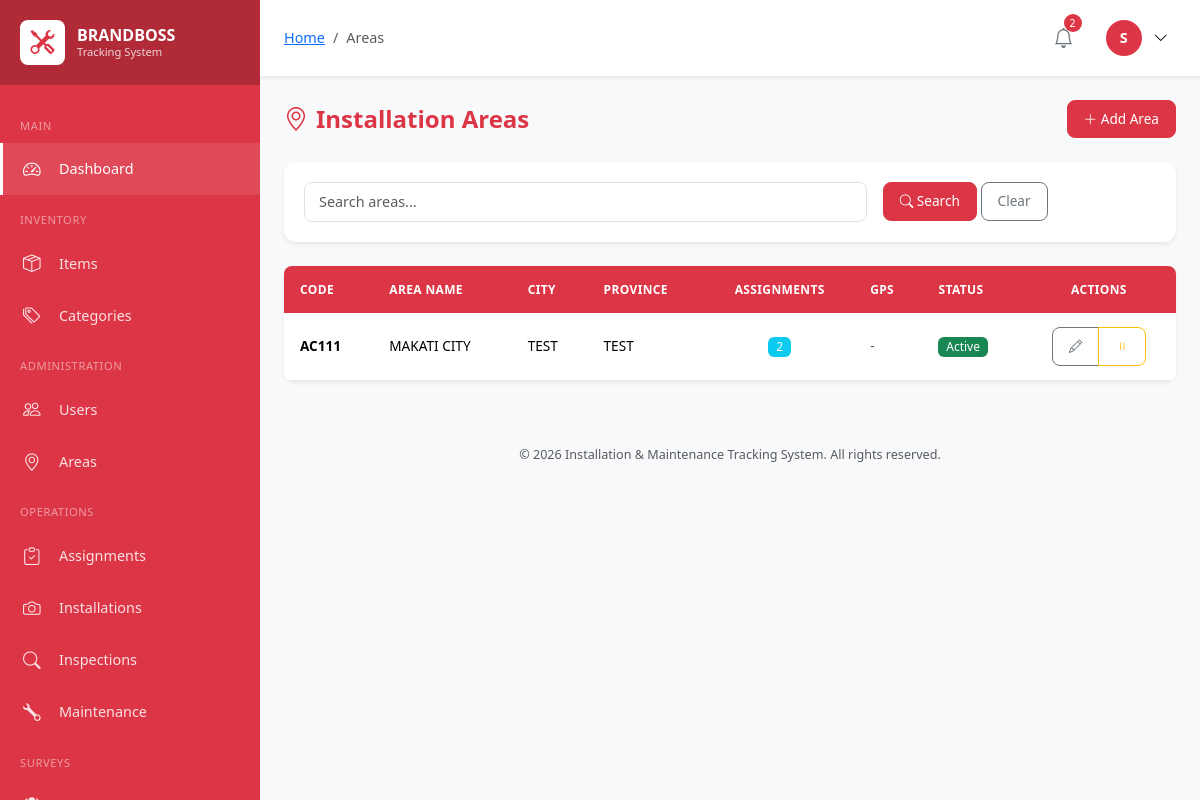
Page /modules/areas/index.php (signed in) on the committed database.
### tables this page shows
CREATE TABLE `users` (
  `id` int(10) UNSIGNED NOT NULL,
  `employee_id` varchar(50) NOT NULL,
  `username` varchar(100) NOT NULL,
  `password` varchar(255) NOT NULL,
  `email` varchar(150) NOT NULL,
  `full_name` varchar(200) NOT NULL,
  `phone` varchar(20) DEFAULT NULL,
  `role` enum('super_admin','user_1','user_2','user_3','user_4') NOT NULL,
  `profile_image` varchar(255) DEFAULT NULL,
  `status` enum('active','inactive','suspended') DEFAULT 'active',
  `last_login` datetime DEFAULT NULL,
  `created_by` int(10) UNSIGNED DEFAULT NULL,
  `created_at` timestamp NOT NULL DEFAULT current_timestamp(),
  `updated_at` timestamp NOT NULL DEFAULT current_timestamp() ON UPDATE current_timestamp()
);

CREATE TABLE `installation_areas` (
  `id` int(10) UNSIGNED NOT NULL,
  `area_code` varchar(50) NOT NULL,
  `area_name` varchar(200) NOT NULL,
  `address` text DEFAULT NULL,
  `city` varchar(100) DEFAULT NULL,
  `province` varchar(100) DEFAULT NULL,
  `region` varchar(100) DEFAULT NULL,
  `latitude` decimal(10,8) DEFAULT NULL,
  `longitude` decimal(11,8) DEFAULT NULL,
  `status` enum('active','inactive') DEFAULT 'active',
  `created_at` timestamp NOT NULL DEFAULT current_timestamp(),
  `updated_at` timestamp NOT NULL DEFAULT current_timestamp() ON UPDATE current_timestamp()
);

### modules/areas/index.php (the view, shortened to what the rows shown need)
<?php
require_once '../../includes/header.php';
$db = Database::getInstance();
$page = max(1, intval($_GET['page'] ?? 1));
$where = '1=1';
$params = [];
$sql = "SELECT *,
        (SELECT COUNT(*) FROM assignments WHERE area_id = installation_areas.id) as assignment_count
        FROM installation_areas
        WHERE {$where}
        ORDER BY area_name";
$result = $db->paginate($sql, $params, $page, ITEMS_PER_PAGE);
$areas = $result['data'];
?>
<div class="d-flex justify-content-between align-items-center mb-4">
    <h1 class="page-title mb-0">
        <i class="bi bi-geo-alt me-2"></i>Installation Areas
    </h1>
</div>
<div class="card">
    <div class="card-body p-0">
        <div class="table-responsive">
            <table class="table table-hover mb-0">
                <thead>
                    <tr>
                        <th>Code</th>
                        <th>Area Name</th>
                        <th>City</th>
                        <th>Province</th>
                        <th class="text-center">Assignments</th>
                        <th>GPS</th>
                        <th>Status</th>
                        <th class="text-center">Actions</th>
                    </tr>
                </thead>
                <tbody>
                    <?php if (empty($areas)): ?>
                    <tr>
                        <td colspan="8" class="text-center py-4">
                            <div class="text-muted">
                                <i class="bi bi-geo-alt display-6 d-block mb-2"></i>
                                No areas found
                            </div>
                        </td>
                    </tr>
                    <?php else: ?>
                    <?php foreach ($areas as $area): ?>
                    <tr id="row-<?php echo $area['id']; ?>">
                        <td><strong><?php echo clean($area['area_code']); ?></strong></td>
                        <td><?php echo clean($area['area_name']); ?></td>
                        <td><?php echo clean($area['city']); ?></td>
                        <td><?php echo clean($area['province']); ?></td>
                        <td class="text-center">
                            <span class="badge bg-info"><?php echo $area['assignment_count']; ?></span>
                        </td>
                        <td>
                            <?php if ($area['latitude'] && $area['longitude']): ?>
                            <small class="text-success">
                                <i class="bi bi-geo-alt"></i>
                                <?php echo number_format($area['latitude'], 4); ?>,
                                <?php echo number_format($area['longitude'], 4); ?>
                            </small>
                            <?php else: ?>
                            <span class="text-muted">-</span>
                            <?php endif; ?>
                        </td>
                        <td><?php echo statusBadge($area['status']); ?></td>
                        <td class="text-center">
                            <div class="btn-group btn-group-sm">
                                <button type="button" class="btn btn-outline-secondary btn-edit"
                                        data-id="<?php echo $area['id']; ?>"
                                        data-code="<?php echo clean($area['area_code']); ?>"
                                        data-name="<?php echo clean($area['area_name']); ?>"
                                        data-address="<?php echo clean($area['address']); ?>"
                                        data-city="<?php echo clean($area['city']); ?>"
                                        data-province="<?php echo clean($area['province']); ?>"
                                        data-region="<?php echo clean($area['region']); ?>"
                                        data-lat="<?php echo $area['latitude']; ?>"
                                        data-lng="<?php echo $area['longitude']; ?>">
                                    <i class="bi bi-pencil"></i>
                                </button>
                                <button type="button" class="btn btn-outline-<?php echo $area['status'] === 'active' ? 'warning' : 'success'; ?> btn-toggle"
                                        data-id="<?php echo $area['id']; ?>">
                                    <i class="bi bi-<?php echo $area['status'] === 'active' ? 'pause' : 'play'; ?>"></i>
                                </button>
                            </div>
                        </td>
                    </tr>
                    <?php endforeach; ?>
                    <?php endif; ?>
                </tbody>
            </table>
        </div>
    </div>
</div>
<?php
require_once '../../includes/footer.php';
?>

### includes/header.php (shortened to what the rows shown need)
<?php
require_once __DIR__ . '/../classes/Database.php';
require_once __DIR__ . '/../classes/Auth.php';
require_once __DIR__ . '/helpers.php';
$auth = Auth::getInstance();
$auth->requireAuth();
$currentUser = $auth->user();
?>
<!DOCTYPE html>
<html lang="en">
<head>
    <link href="https://cdn.jsdelivr.net/npm/bootstrap@5.3.2/dist/css/bootstrap.min.css" rel="stylesheet">
    <link href="https://cdn.jsdelivr.net/npm/bootstrap-icons@1.11.1/font/bootstrap-icons.css" rel="stylesheet">
    <link href="https://cdn.datatables.net/1.13.6/css/dataTables.bootstrap5.min.css" rel="stylesheet">
    <link href="<?php echo APP_URL; ?>/assets/css/style.css" rel="stylesheet">
    <link href="https://unpkg.com/leaflet@1.9.4/dist/leaflet.css" rel="stylesheet">
</head>
<body>
    <main class="main-content">
        <header class="top-navbar">
            <div class="navbar-right">
                <div class="dropdown user-dropdown">
                    <button class="user-btn" data-bs-toggle="dropdown">
                        <div class="user-avatar">
                            <?php echo strtoupper(substr($currentUser['full_name'], 0, 1)); ?>
                        </div>
                        <i class="bi bi-chevron-down ms-1"></i>
                    </button>
                </div>
            </div>
        </header>
        <div class="content-area">

### includes/helpers.php (shortened to what the rows shown need)
<?php
function clean($data) {
    return htmlspecialchars(trim($data), ENT_QUOTES, 'UTF-8');
}
function statusBadge(string $status): string {
    $color = STATUS_COLORS[$status] ?? 'secondary';
    $label = ucwords(str_replace('_', ' ', $status));
    return "<span class=\"badge bg-{$color}\">{$label}</span>";
}

### rows in the picture
users: full_name "S"
installation_areas: area_code "AC111", area_name "MAKATI CITY", city "TEST", province "TEST", assignment_count "2", status "Active"

### other values in the picture
$crumb['title'] "Areas"
$notificationCount "2"
APP_NAME "Installation & Maintenance Tracking System"
